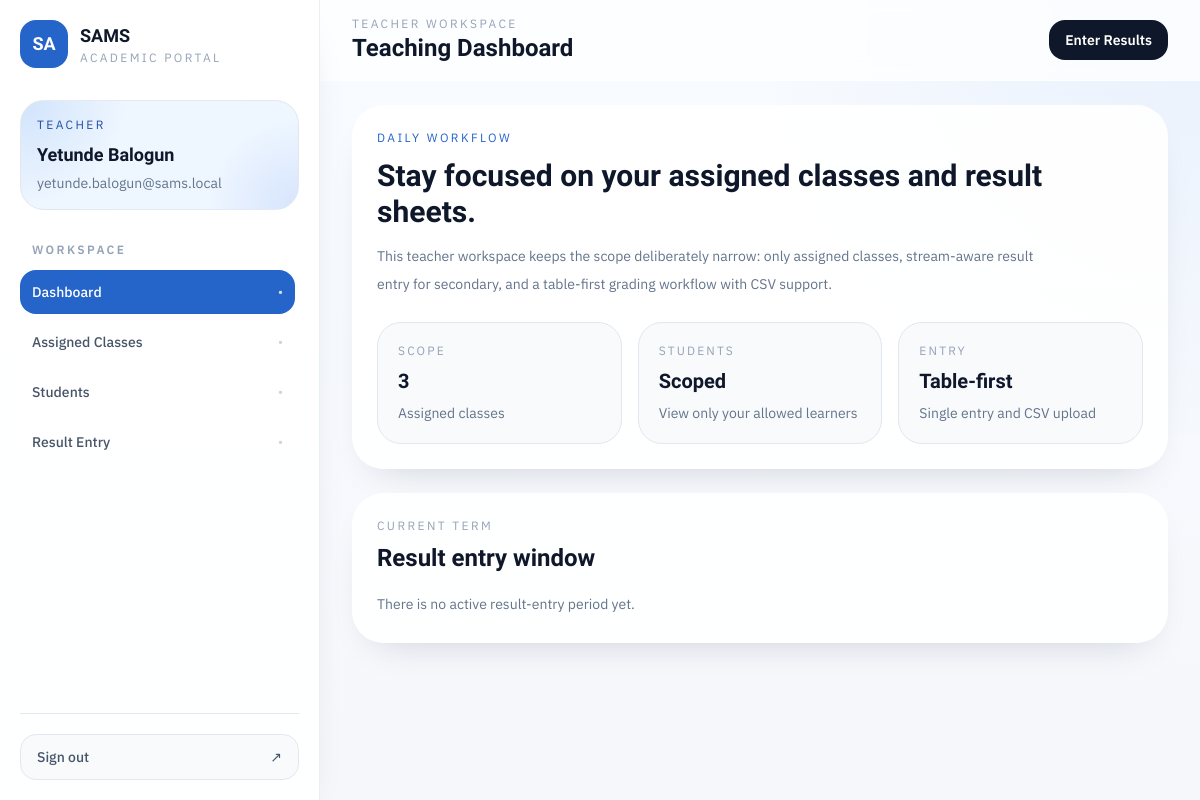
Screenshot of /teacher/dashboard (signed in) with the database file from the repository.
### app/models/user.py (models this page shows, shortened)
class User(UserMixin, db.Model):
    __tablename__ = "users"
    id = db.Column(db.Integer, primary_key=True)
    username = db.Column(db.String(80), unique=True, nullable=False, index=True)
    full_name = db.Column(db.String(150), nullable=False)
    email = db.Column(db.String(255), unique=True, nullable=False, index=True)
    password_hash = db.Column(db.String(255), nullable=False)
    role = db.Column(db.String(20), nullable=False, index=True)
    is_active = db.Column(db.Boolean, nullable=False, default=True)
    created_at = db.Column(
        db.DateTime, nullable=False, default=lambda: datetime.now(timezone.utc)
    )
    student_profile = db.relationship(
        "Student", back_populates="user", uselist=False, lazy="select"
    )
    teacher_profile = db.relationship(
        "Teacher", back_populates="user", uselist=False, lazy="select"
    )
    uploaded_results = db.relationship(
        "Result",
        back_populates="uploaded_by_user",
        foreign_keys="Result.uploaded_by_user_id",
        lazy="dynamic",
    )
    overridden_results = db.relationship(
        "Result",
        back_populates="overridden_by_user",
        foreign_keys="Result.overridden_by_user_id",
        lazy="dynamic",
    )
    __table_args__ = (
        db.CheckConstraint(
            "role IN ('admin', 'teacher', 'student')", name="ck_users_role"
        ),
    )

### app/routes/teacher.py (the view)
@teacher_bp.route("/dashboard")
@login_required
@role_required("teacher")
def dashboard():
    teacher = _current_teacher()
    assigned_classes = _teacher_classes(teacher)
    active_session_term = _active_session_term()
    return render_template(
        "teacher/dashboard.html",
        teacher=teacher,
        assigned_classes=assigned_classes,
        active_session_term=active_session_term,
    )

### app/routes/teacher.py (called while the page is built)
def _current_teacher() -> Teacher:
    teacher = current_user.teacher_profile
    if teacher is None:
        abort(403)
    return teacher

def _active_session_term() -> SessionTerm | None:
    return (
        SessionTerm.query.join(SessionTerm.session)
        .filter(
            SessionTerm.is_result_entry_active.is_(True),
            SessionTerm.session.has(is_active=True),
        )
        .first()
    )

def _teacher_classes(teacher: Teacher) -> list[Class]:
    return (
        Class.query.join(ClassTeacherMap)
        .filter(ClassTeacherMap.teacher_id == teacher.id, Class.is_active.is_(True))
        .order_by(Class.name.asc())
        .distinct()
        .all()
    )

### app/templates/teacher/dashboard.html (shortened to what this page needs)
{% extends "layouts/app_shell.html" %}
{% block page_eyebrow %}Teacher Workspace{% endblock %}
{% block page_title %}Teaching Dashboard{% endblock %}
{% block page_actions %}
  <a href="{{ url_for('teacher.upload_results') }}" class="inline-flex items-center rounded-2xl bg-slateink px-4 py-2.5 text-sm font-semibold text-white transition hover:bg-brand-700">Enter Results</a>
{% endblock %}
{% block shell_content %}
<div class="space-y-6">
  <section class="grid gap-6 xl:grid-cols-[1.2fr_0.8fr]">
    <article class="rounded-[2rem] border border-white/80 bg-white/90 p-6 shadow-soft">
      <p class="text-xs uppercase tracking-[0.2em] text-brand-600">Daily workflow</p>
      <h2 class="mt-3 font-display text-3xl font-bold text-slateink">Stay focused on your assigned classes and result sheets.</h2>
      <p class="mt-3 max-w-2xl text-sm leading-7 text-slate-500">This teacher workspace keeps the scope deliberately narrow: only assigned classes, stream-aware result entry for secondary, and a table-first grading workflow with CSV support.</p>
      <div class="mt-6 grid gap-4 md:grid-cols-3">
        <a href="{{ url_for('teacher.classes') }}" class="rounded-[1.5rem] border border-slate-200 bg-slate-50 px-5 py-5 transition hover:border-brand-200 hover:bg-white">
          <p class="text-xs uppercase tracking-[0.18em] text-slate-400">Scope</p>
          <p class="mt-2 font-display text-xl font-bold text-slateink">{{ assigned_classes|length }}</p>
          <p class="mt-2 text-sm text-slate-500">Assigned classes</p>
        </a>
        <a href="{{ url_for('teacher.students') }}" class="rounded-[1.5rem] border border-slate-200 bg-slate-50 px-5 py-5 transition hover:border-brand-200 hover:bg-white">
          <p class="text-xs uppercase tracking-[0.18em] text-slate-400">Students</p>
          <p class="mt-2 font-display text-xl font-bold text-slateink">Scoped</p>
          <p class="mt-2 text-sm text-slate-500">View only your allowed learners</p>
        </a>
        <a href="{{ url_for('teacher.upload_results') }}" class="rounded-[1.5rem] border border-slate-200 bg-slate-50 px-5 py-5 transition hover:border-brand-200 hover:bg-white">
          <p class="text-xs uppercase tracking-[0.18em] text-slate-400">Entry</p>
          <p class="mt-2 font-display text-xl font-bold text-slateink">Table-first</p>
          <p class="mt-2 text-sm text-slate-500">Single entry and CSV upload</p>
        </a>
      </div>
    </article>
    <article class="rounded-[2rem] border border-white/80 bg-white/90 p-6 shadow-soft">
      <p class="text-xs uppercase tracking-[0.2em] text-slate-400">Current term</p>
      <h2 class="mt-2 font-display text-2xl font-bold text-slateink">Result entry window</h2>
      {% if active_session_term %}
        <div class="mt-6 space-y-4">
          <div class="rounded-3xl bg-slate-50 p-4">
            <p class="text-xs uppercase tracking-[0.18em] text-slate-400">Session</p>
            <p class="mt-2 text-lg font-semibold text-slateink">{{ active_session_term.session.name }}</p>
          </div>
          <div class="rounded-3xl bg-slate-50 p-4">
            <p class="text-xs uppercase tracking-[0.18em] text-slate-400">Term</p>
            <p class="mt-2 text-lg font-semibold text-slateink">{{ active_session_term.term|title }}</p>
          </div>
          <div class="rounded-3xl {% if active_session_term.is_locked %}bg-rose-50{% else %}bg-emerald-50{% endif %} p-4">
            <p class="text-xs uppercase tracking-[0.18em] {% if active_session_term.is_locked %}text-rose-600{% else %}text-emerald-600{% endif %}">Status</p>
            <p class="mt-2 text-lg font-semibold {% if active_session_term.is_locked %}text-rose-700{% else %}text-emerald-700{% endif %}">
              {{ "Locked" if active_session_term.is_locked else "Open for entry" }}
            </p>
          </div>
        </div>
      {% else %}
        <p class="mt-4 text-sm leading-7 text-slate-500">There is no active result-entry period yet.</p>
      {% endif %}
    </article>
  </section>
</div>
{% endblock %}

### app/templates/layouts/app_shell.html (shortened to what this page needs)
{% extends "base.html" %}
{% set endpoint = request.endpoint or "" %}
{% set nav_groups = [] %}
{% if current_user.is_authenticated and current_user.role == 'admin' %}
  {% set nav_groups = [
    {'label': 'Overview', 'items': [
      {'title': 'Dashboard', 'endpoint': 'admin.dashboard', 'href': url_for('admin.dashboard')},
      {'title': 'Teachers', 'endpoint': 'admin.teachers', 'href': url_for('admin.teachers')},
      {'title': 'Students', 'endpoint': 'admin.students', 'href': url_for('admin.students')},
      {'title': 'Structure', 'endpoint': 'admin.classes', 'href': url_for('admin.classes')},
      {'title': 'Sessions', 'endpoint': 'admin.sessions', 'href': url_for('admin.sessions')},
      {'title': 'Results', 'endpoint': 'admin.results', 'href': url_for('admin.results')},
    ]}
  ] %}
{% elif current_user.is_authenticated and current_user.role == 'teacher' %}
  {% set nav_groups = [
    {'label': 'Workspace', 'items': [
      {'title': 'Dashboard', 'endpoint': 'teacher.dashboard', 'href': url_for('teacher.dashboard')},
      {'title': 'Assigned Classes', 'endpoint': 'teacher.classes', 'href': url_for('teacher.classes')},
      {'title': 'Students', 'endpoint': 'teacher.students', 'href': url_for('teacher.students')},
      {'title': 'Result Entry', 'endpoint': 'teacher.upload_results', 'href': url_for('teacher.upload_results')},
    ]}
  ] %}
{% elif current_user.is_authenticated and current_user.role == 'student' %}
  {% set nav_groups = [
    {'label': 'Student', 'items': [
      {'title': 'Dashboard', 'endpoint': 'student.dashboard', 'href': url_for('student.dashboard')},
      {'title': 'My Results', 'endpoint': 'student.results', 'href': url_for('student.results')},
      {'title': 'Report Card', 'endpoint': 'student.report_card', 'href': url_for('student.report_card')},
    ]}
  ] %}
{% endif %}
{% block body %}
<div class="min-h-screen lg:flex">
  <aside class="fixed inset-y-0 left-0 z-50 flex w-80 -translate-x-full flex-col border-r border-slate-200/70 bg-white/90 px-5 py-5 shadow-soft backdrop-blur transition duration-300 lg:sticky lg:top-0 lg:h-screen lg:translate-x-0" data-sidebar>
    <div class="flex items-center justify-between">
      <a href="{{ url_for(endpoint.split('.')[0] ~ '.dashboard') if endpoint else url_for('auth.login') }}" class="flex items-center gap-3">
        <div class="flex h-12 w-12 items-center justify-center rounded-2xl bg-brand-600 text-lg font-display font-bold text-white shadow-soft">SA</div>
        <div>
          <p class="font-display text-lg font-bold text-slateink">SAMS</p>
          <p class="text-xs uppercase tracking-[0.2em] text-slate-400">Academic Portal</p>
        </div>
      </a>
    </div>
    <div class="mt-8 rounded-3xl border border-slate-200/80 bg-mesh-glow bg-brand-50 px-4 py-4">
      <p class="text-xs uppercase tracking-[0.2em] text-brand-700">{{ current_user.role|title }}</p>
      <h2 class="mt-2 font-display text-lg font-bold text-slateink">{{ current_user.full_name }}</h2>
      <p class="mt-1 text-sm text-slate-500">{{ current_user.email }}</p>
    </div>
    <nav class="mt-8 flex-1 space-y-7 overflow-y-auto pr-1">
      {% for group in nav_groups %}
        <div>
          <p class="mb-3 px-3 text-xs font-semibold uppercase tracking-[0.2em] text-slate-400">{{ group["label"] }}</p>
          <div class="space-y-1.5">
            {% for item in group["items"] %}
              {% set active = endpoint == item.endpoint %}
              <a href="{{ item.href }}" class="group flex items-center justify-between rounded-2xl px-3 py-3 text-sm font-medium transition
                {% if active %}
                  bg-brand-600 text-white shadow-soft
                {% else %}
                  text-slate-600 hover:bg-slate-100 hover:text-slateink
                {% endif %}
              ">
                <span>{{ item.title }}</span>
                <span class="text-xs {% if active %}text-white/80{% else %}text-slate-300 group-hover:text-slate-500{% endif %}">•</span>
              </a>
            {% endfor %}
          </div>
        </div>
      {% endfor %}
    </nav>
    <div class="border-t border-slate-200 pt-5">
      <a href="{{ url_for('auth.logout') }}" class="flex items-center justify-between rounded-2xl border border-slate-200 bg-slate-50 px-4 py-3 text-sm font-medium text-slate-600 transition hover:border-brand-200 hover:bg-brand-50 hover:text-brand-700">
        <span>Sign out</span>
        <span>↗</span>
      </a>
    </div>
  </aside>
  <div class="min-w-0 flex-1">
    <header class="sticky top-0 z-30 border-b border-white/60 bg-white/75 backdrop-blur">
      <div class="mx-auto flex max-w-7xl items-center justify-between gap-4 px-4 py-4 sm:px-6 lg:px-8">
        <div class="flex items-center gap-3">
          <div>
            <p class="text-xs uppercase tracking-[0.2em] text-slate-400">{% block page_eyebrow %}Workspace{% endblock %}</p>
            <h1 class="font-display text-2xl font-bold text-slateink">{% block page_title %}Dashboard{% endblock %}</h1>
          </div>
        </div>
        <div class="hidden items-center gap-3 md:flex">
          {% block page_actions %}{% endblock %}
        </div>
      </div>
    </header>
    <main class="mx-auto max-w-7xl px-4 py-6 sm:px-6 lg:px-8">
      {% block shell_content %}{% endblock %}
    </main>
  </div>
</div>
{% endblock %}

### rows the page displays
User: role "TEACHER", full_name "Yetunde Balogun", email "yetunde.balogun@sams.local"

### other values shown
{{ group["label"] }} "WORKSPACE"
{{ item.title }} "Dashboard" "Assigned Classes" "Students" "Result Entry"
{{ assigned_classes|length }} "3"
